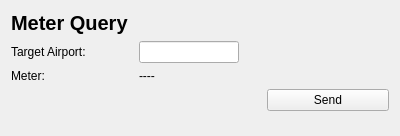
<?xml version="1.0" encoding="UTF-8"?>
<ui version="4.0">
 <class>Form</class>
 <widget class="QWidget" name="Form">
  <property name="geometry">
   <rect>
    <x>0</x>
    <y>0</y>
    <width>400</width>
    <height>136</height>
   </rect>
  </property>
  <property name="minimumSize">
   <size>
    <width>400</width>
    <height>136</height>
   </size>
  </property>
  <property name="windowTitle">
   <string>Meter</string>
  </property>
  <layout class="QGridLayout" name="gridLayout">
   <item row="1" column="0">
    <widget class="QLabel" name="label_1">
     <property name="text">
      <string>Target Airport:</string>
     </property>
    </widget>
   </item>
   <item row="3" column="2">
    <widget class="QPushButton" name="send">
     <property name="text">
      <string>Send</string>
     </property>
    </widget>
   </item>
   <item row="2" column="1" colspan="2">
    <widget class="QLabel" name="meter">
     <property name="text">
      <string>----</string>
     </property>
     <property name="wordWrap">
      <bool>true</bool>
     </property>
    </widget>
   </item>
   <item row="0" column="0" colspan="3">
    <widget class="QLabel" name="label">
     <property name="font">
      <font>
       <pointsize>15</pointsize>
       <bold>true</bold>
      </font>
     </property>
     <property name="text">
      <string>Meter Query</string>
     </property>
     <property name="margin">
      <number>5</number>
     </property>
    </widget>
   </item>
   <item row="3" column="0" colspan="2">
    <spacer name="horizontalSpacer">
     <property name="orientation">
      <enum>Qt::Orientation::Horizontal</enum>
     </property>
     <property name="sizeHint" stdset="0">
      <size>
       <width>40</width>
       <height>20</height>
      </size>
     </property>
    </spacer>
   </item>
   <item row="1" column="1" colspan="2">
    <widget class="QLineEdit" name="target_airport">
     <property name="maximumSize">
      <size>
       <width>100</width>
       <height>16777215</height>
      </size>
     </property>
    </widget>
   </item>
   <item row="2" column="0">
    <widget class="QLabel" name="label_2">
     <property name="text">
      <string>Meter:</string>
     </property>
    </widget>
   </item>
   <item row="4" column="0" colspan="3">
    <spacer name="verticalSpacer">
     <property name="orientation">
      <enum>Qt::Orientation::Vertical</enum>
     </property>
     <property name="sizeHint" stdset="0">
      <size>
       <width>20</width>
       <height>40</height>
      </size>
     </property>
    </spacer>
   </item>
  </layout>
 </widget>
 <resources/>
 <connections/>
</ui>
